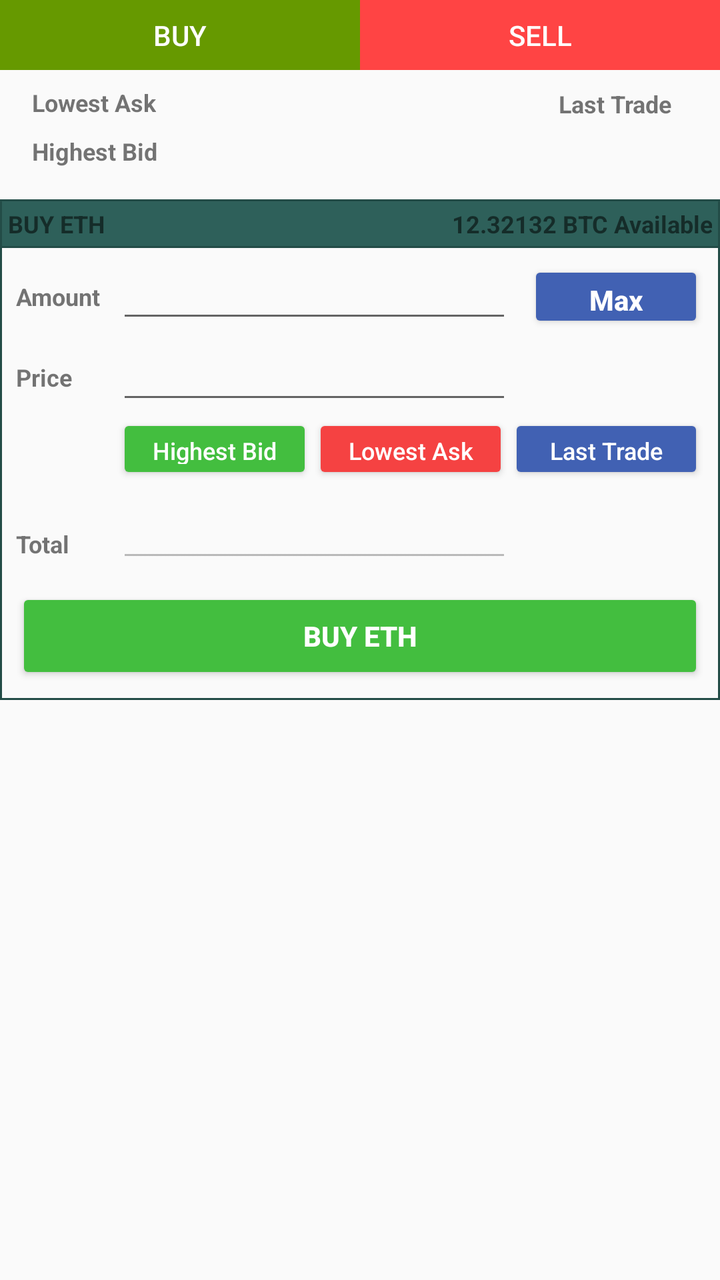
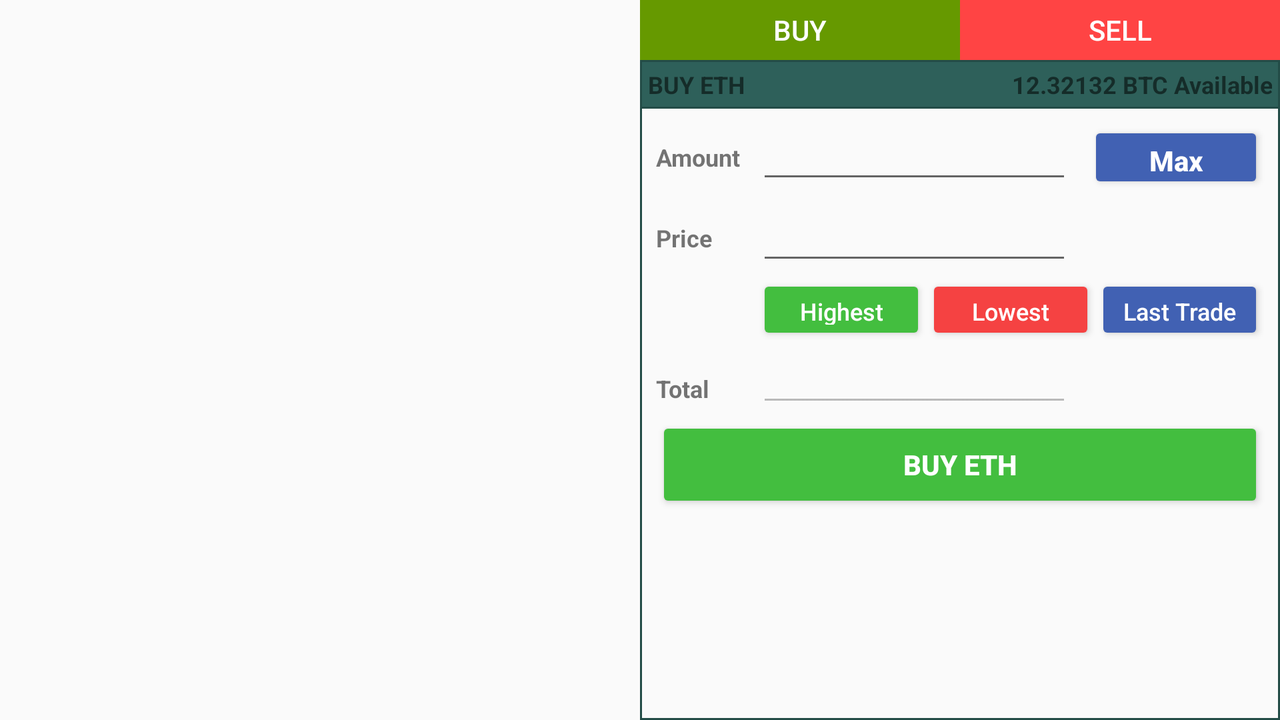

First picture: res/layout/ on a phone held upright. Second picture: the repository's own variant of that layout, on a device whose configuration matches the variant's folder. Source for both follows.
<!-- AndroidManifest.xml: application theme AppTheme -->
<!-- res/layout/trade_layout.xml -->
<?xml version="1.0" encoding="utf-8"?>
<android.support.constraint.ConstraintLayout
    xmlns:android="http://schemas.android.com/apk/res/android"
    xmlns:app="http://schemas.android.com/apk/res-auto"
    xmlns:tools="http://schemas.android.com/tools"
    android:layout_width="match_parent"
    android:layout_height="match_parent">

    <LinearLayout
        android:id="@+id/llTradeBuySellButtons"
        android:layout_width="0dp"
        android:layout_height="wrap_content"
        android:orientation="horizontal"
        app:layout_constraintHorizontal_bias="0.0"
        app:layout_constraintLeft_toLeftOf="parent"
        app:layout_constraintRight_toRightOf="parent"
        app:layout_constraintTop_toTopOf="parent">

        <Button
            android:id="@+id/btnTradeBuy"
            style="@style/Widget.AppCompat.Button.Borderless"
            android:layout_width="wrap_content"
            android:layout_height="35dp"
            android:layout_weight="1"
            android:background="@android:color/holo_green_dark"
            android:text="@string/buy"
            android:textColor="@android:color/white" />

        <Button
            android:id="@+id/btnTradeSell"
            style="@style/Widget.AppCompat.Button.Borderless"
            android:layout_width="wrap_content"
            android:layout_height="35dp"
            android:layout_weight="1"
            android:background="@android:color/holo_red_light"
            android:text="@string/sell"
            android:textColor="@android:color/white" />
    </LinearLayout>

    <TextView
        android:id="@+id/lblTradeLastTrade"
        android:layout_width="wrap_content"
        android:layout_height="wrap_content"
        android:layout_marginRight="8dp"
        android:layout_marginTop="8dp"
        android:text="@string/last_trade"
        android:textSize="12sp"
        android:textStyle="bold"
        app:layout_constraintBottom_toBottomOf="@+id/tvTradeLastTrade"
        app:layout_constraintRight_toLeftOf="@+id/tvTradeLastTrade"
        app:layout_constraintTop_toBottomOf="@+id/llTradeBuySellButtons" />

    <TextView
        android:id="@+id/tvTradeLastTrade"
        android:layout_width="wrap_content"
        android:layout_height="wrap_content"
        android:layout_marginRight="16dp"
        android:layout_marginTop="0dp"
        android:text=""
        app:layout_constraintRight_toRightOf="parent"
        app:layout_constraintTop_toTopOf="@+id/tvTradeLowestAsk" />

    <TextView
        android:id="@+id/tvTradeLowestAsk"
        android:layout_width="wrap_content"
        android:layout_height="wrap_content"
        android:layout_marginBottom="0dp"
        android:layout_marginLeft="8dp"
        android:layout_marginTop="0dp"
        android:text=""
        app:layout_constraintBottom_toBottomOf="@+id/lblTradeLowestAsk"
        app:layout_constraintLeft_toRightOf="@+id/lblTradeLowestAsk"
        app:layout_constraintTop_toTopOf="@+id/lblTradeLowestAsk" />

    <TextView
        android:id="@+id/lblTradeLowestAsk"
        android:layout_width="wrap_content"
        android:layout_height="wrap_content"
        android:layout_marginLeft="16dp"
        android:layout_marginTop="8dp"
        android:text="@string/lowest_ask"
        android:textSize="12sp"
        android:textStyle="bold"
        app:layout_constraintLeft_toLeftOf="parent"
        app:layout_constraintTop_toBottomOf="@+id/llTradeBuySellButtons" />

    <TextView
        android:id="@+id/lblTradeHighestBid"
        android:layout_width="wrap_content"
        android:layout_height="wrap_content"
        android:layout_marginLeft="0dp"
        android:layout_marginTop="8dp"
        android:text="@string/highest_bid"
        android:textSize="12sp"
        android:textStyle="bold"
        app:layout_constraintLeft_toLeftOf="@+id/lblTradeLowestAsk"
        app:layout_constraintTop_toBottomOf="@+id/lblTradeLowestAsk" />

    <TextView
        android:id="@+id/tvTradeHighestBid"
        android:layout_width="wrap_content"
        android:layout_height="wrap_content"
        android:layout_marginLeft="8dp"
        android:layout_marginTop="0dp"
        android:text=""
        app:layout_constraintLeft_toRightOf="@+id/lblTradeHighestBid"
        app:layout_constraintTop_toTopOf="@+id/lblTradeHighestBid" />

    <android.support.constraint.ConstraintLayout
        android:id="@+id/clTradePlaceOrder"
        android:layout_width="0dp"
        android:layout_height="wrap_content"
        android:background="@drawable/my_border"
        app:layout_constraintBottom_toBottomOf="parent"
        app:layout_constraintLeft_toLeftOf="parent"
        app:layout_constraintRight_toRightOf="parent"
        app:layout_constraintHorizontal_bias="0.0"
        android:layout_marginTop="16dp"
        app:layout_constraintTop_toBottomOf="@+id/lblTradeHighestBid"
        app:layout_constraintVertical_bias="0.0">

        <LinearLayout
            android:id="@+id/llTradePlaceOrderHeader"
            android:layout_width="0dp"
            android:layout_height="wrap_content"
            android:background="@drawable/header_border"
            app:layout_constraintHorizontal_bias="0.0"
            app:layout_constraintLeft_toLeftOf="parent"
            app:layout_constraintRight_toRightOf="parent"
            app:layout_constraintTop_toTopOf="parent">

            <TextView
                android:id="@+id/tvTradeHeaderLeft"
                android:layout_width="match_parent"
                android:layout_height="wrap_content"
                android:layout_margin="4dp"
                android:layout_weight="1"
                android:text="BUY ETH"
                android:textSize="12sp"
                android:textStyle="bold"
                app:layout_constraintLeft_toLeftOf="parent"
                app:layout_constraintTop_toTopOf="parent" />

            <TextView
                android:id="@+id/tvTradeHeaderRight"
                android:layout_width="match_parent"
                android:layout_height="wrap_content"
                android:layout_margin="4dp"
                android:layout_weight="1"
                android:text="12.32132 BTC Available"
                android:gravity="end"
                android:textAlignment="textEnd"
                android:textSize="12sp"
                android:textStyle="bold"
                app:layout_constraintRight_toRightOf="parent"
                app:layout_constraintTop_toTopOf="parent" />
        </LinearLayout>

        <TextView
            android:id="@+id/lblTradeAmount"
            android:layout_width="wrap_content"
            android:layout_height="wrap_content"
            android:layout_marginLeft="8dp"
            android:layout_marginStart="8dp"
            android:text="@string/amount"
            android:textSize="12sp"
            android:textStyle="bold"
            app:layout_constraintLeft_toLeftOf="parent"
            android:layout_marginTop="16dp"
            app:layout_constraintTop_toBottomOf="@+id/llTradePlaceOrderHeader" />

        <EditText
            android:id="@+id/edTradeAmount"
            android:layout_width="0dp"
            android:layout_height="wrap_content"
            android:layout_marginEnd="8dp"
            android:layout_marginLeft="8dp"
            android:layout_marginRight="8dp"
            android:layout_marginStart="8dp"
            android:ems="10"
            android:inputType="numberDecimal"
            android:maxLines="1"
            android:text=""
            android:textSize="14sp"
            android:imeOptions="actionDone"
            app:layout_constraintBottom_toBottomOf="@+id/lblTradeAmount"
            app:layout_constraintLeft_toRightOf="@+id/lblTradeAmount"
            app:layout_constraintRight_toLeftOf="@+id/btnTradeMax"
            app:layout_constraintTop_toTopOf="@+id/lblTradeAmount" />

        <Button
            android:id="@+id/btnTradeMax"
            android:theme="@style/DarkBlueButton"
            android:layout_width="88dp"
            android:layout_height="0dp"
            android:layout_marginEnd="8dp"
            android:layout_marginRight="8dp"
            android:text="@string/max"
            android:textAllCaps="false"
            android:textColor="@android:color/white"
            android:textSize="14sp"
            android:textStyle="bold"
            app:layout_constraintBottom_toBottomOf="@+id/edTradeAmount"
            app:layout_constraintRight_toRightOf="parent"
            app:layout_constraintTop_toTopOf="@+id/edTradeAmount" />

        <TextView
            android:id="@+id/lblTradePrice"
            android:layout_width="wrap_content"
            android:layout_height="wrap_content"
            android:text="@string/price"
            android:textSize="12sp"
            android:textStyle="bold"
            app:layout_constraintLeft_toLeftOf="@+id/lblTradeAmount"
            android:layout_marginTop="24dp"
            app:layout_constraintTop_toBottomOf="@+id/lblTradeAmount" />

        <EditText
            android:id="@+id/edTradePrice"
            android:layout_width="0dp"
            android:layout_height="wrap_content"
            android:ems="10"
            android:inputType="numberDecimal"
            android:maxLines="1"
            android:text=""
            android:textSize="14sp"
            android:imeOptions="actionDone"
            app:layout_constraintBottom_toBottomOf="@+id/lblTradePrice"
            app:layout_constraintLeft_toLeftOf="@+id/edTradeAmount"
            app:layout_constraintTop_toTopOf="@+id/lblTradePrice"
            android:layout_marginLeft="0dp"
            android:layout_marginRight="0dp"
            app:layout_constraintVertical_bias="0.476"
            app:layout_constraintRight_toRightOf="@+id/edTradeAmount" />

        <LinearLayout
            android:id="@+id/llTradePriceButtons"
            android:layout_width="0dp"
            android:layout_height="35dp"
            android:layout_marginRight="8dp"
            android:orientation="horizontal"
            app:layout_constraintLeft_toLeftOf="@id/edTradePrice"
            app:layout_constraintRight_toRightOf="parent"
            app:layout_constraintTop_toBottomOf="@+id/edTradePrice">

            <Button
                android:id="@+id/btnTradeBuyHighestBid"
                android:theme="@style/GreenButton"
                android:layout_width="match_parent"
                android:layout_height="match_parent"
                android:text="@string/highest_bid"
                android:textAllCaps="false"
                android:textSize="12sp"
                android:layout_weight="1" />

            <Button
                android:id="@+id/btnTradeBuyLowestAsk"
                android:theme="@style/RedButton"
                android:layout_width="match_parent"
                android:layout_height="match_parent"
                android:text="@string/lowest_ask"
                android:textAllCaps="false"
                android:textSize="12sp"
                android:layout_weight="1" />

            <Button
                android:id="@+id/btnTradeLast"
                android:theme="@style/DarkBlueButton"
                android:layout_width="match_parent"
                android:layout_height="match_parent"
                android:text="@string/last_trade"
                android:textAllCaps="false"
                android:textSize="12sp"
                android:layout_weight="1" />
        </LinearLayout>

        <TextView
            android:id="@+id/lblTradeTotal"
            android:layout_width="wrap_content"
            android:layout_height="wrap_content"
            android:text="@string/total"
            android:textSize="12sp"
            android:textStyle="bold"
            app:layout_constraintBottom_toBottomOf="@+id/edTradeTotal"
            app:layout_constraintTop_toTopOf="@+id/edTradeTotal"
            android:layout_marginTop="8dp"
            app:layout_constraintLeft_toLeftOf="@+id/lblTradePrice" />

        <EditText
            android:id="@+id/edTradeTotal"
            android:layout_width="0dp"
            android:layout_height="wrap_content"
            android:ems="10"
            android:inputType="numberDecimal"
            android:maxLines="1"
            android:text=""
            android:textSize="14sp"
            android:enabled="false"
            app:layout_constraintRight_toRightOf="@+id/edTradePrice"
            android:layout_marginTop="8dp"
            app:layout_constraintTop_toBottomOf="@+id/llTradePriceButtons"
            app:layout_constraintLeft_toLeftOf="@+id/edTradePrice" />

        <Button
            android:id="@+id/btnTradePlaceOrder"
            android:theme="@style/GreenButton"
            android:layout_width="0dp"
            android:layout_height="wrap_content"
            android:layout_marginBottom="8dp"
            android:layout_marginEnd="8dp"
            android:layout_marginLeft="8dp"
            android:layout_marginRight="8dp"
            android:layout_marginStart="8dp"
            android:layout_marginTop="8dp"
            android:text="Buy ETH"
            android:textSize="14sp"
            android:textStyle="bold"
            app:layout_constraintLeft_toLeftOf="parent"
            app:layout_constraintRight_toRightOf="parent"
            app:layout_constraintBottom_toBottomOf="parent"
            app:layout_constraintTop_toBottomOf="@+id/edTradeTotal" />

    </android.support.constraint.ConstraintLayout>

</android.support.constraint.ConstraintLayout>
<!-- resources referenced by this layout -->
<resources>
  <!-- drawable header_border (drawable) -->
  <?xml version="1.0" encoding="utf-8"?>
  <shape xmlns:android="http://schemas.android.com/apk/res/android"
      android:shape="rectangle" >
  
      
      <solid
          android:color="@color/colorPrimary">
      </solid>
  
      
      <stroke
          android:width="1dp"
          android:color="@color/colorPrimaryDark" >
      </stroke>
  
  </shape>
  <!-- drawable my_border (drawable) -->
  <?xml version="1.0" encoding="utf-8"?>
  <shape xmlns:android="http://schemas.android.com/apk/res/android"
      android:shape="rectangle" >
  
      
      <solid
          android:color="@android:color/transparent">
      </solid>
  
      
      <stroke
          android:width="1dp"
          android:color="@color/colorPrimaryDark" >
      </stroke>
  
  </shape>
  <string name="amount">Amount</string>
  <string name="buy">Buy</string>
  <string name="highest_bid">Highest Bid</string>
  <string name="last_trade">Last Trade</string>
  <string name="lowest_ask">Lowest Ask</string>
  <string name="max">Max</string>
  <string name="price">Price</string>
  <string name="sell">Sell</string>
  <string name="total">Total</string>
  <style name="DarkBlueButton" parent="Widget.AppCompat.Button.Colored">
          <item name="android:textColor">@color/white</item>
          <item name="colorButtonNormal">@color/darkBlue</item>
      </style>
  <style name="GreenButton" parent="Widget.AppCompat.Button.Colored">
          <item name="android:textColor">@color/white</item>
          <item name="colorButtonNormal">@color/green</item>
      </style>
  <style name="RedButton" parent="Widget.AppCompat.Button.Colored">
          <item name="android:textColor">@color/white</item>
          <item name="colorButtonNormal">@color/red</item>
      </style>
  <style name="AppTheme" parent="Theme.AppCompat.Light.DarkActionBar">
          
          <item name="colorPrimary">@color/colorPrimary</item>
          <item name="colorPrimaryDark">@color/colorPrimaryDark</item>
          <item name="colorAccent">@color/colorAccent</item>
      </style>
  <color name="colorPrimary">#2e605a</color>
  <color name="colorPrimaryDark">#234c47</color>
  <color name="white">#FFFFFF</color>
  <color name="darkBlue">#4161b3</color>
  <color name="green">#43be3f</color>
  <color name="red">#f54242</color>
  <color name="colorAccent">#16bbc8</color>
</resources>
<!-- res/layout-land/trade_layout.xml (the repository's variant of the layout above) -->
<!-- drawn on the phone turned sideways -->
<?xml version="1.0" encoding="utf-8"?>
<LinearLayout
    xmlns:android="http://schemas.android.com/apk/res/android"
    xmlns:app="http://schemas.android.com/apk/res-auto"
    xmlns:tools="http://schemas.android.com/tools"
    android:layout_width="match_parent"
    android:layout_height="match_parent"
    android:orientation="horizontal"
    tools:context="com.mattcormier.cryptonade.TradeFragment"
    android:focusable="true"
    android:focusableInTouchMode="true">
    <requestFocus /> >

    <FrameLayout
        android:id="@+id/frame_trade_books"
        android:layout_width="match_parent"
        android:layout_height="match_parent"
        android:layout_weight="1" />

    <android.support.constraint.ConstraintLayout
        android:id="@+id/frame_new_order"
        android:layout_width="match_parent"
        android:layout_height="match_parent"
        android:layout_weight="1">

        <LinearLayout
            android:id="@+id/llTradeBuySellButtons"
            android:layout_width="0dp"
            android:layout_height="wrap_content"
            android:orientation="horizontal"
            app:layout_constraintHorizontal_bias="0.0"
            app:layout_constraintLeft_toLeftOf="parent"
            app:layout_constraintRight_toRightOf="parent"
            app:layout_constraintTop_toTopOf="parent">

            <Button
                android:id="@+id/btnTradeBuy"
                style="@style/Widget.AppCompat.Button.Borderless"
                android:layout_width="wrap_content"
                android:layout_height="30dp"
                android:layout_weight="1"
                android:background="@android:color/holo_green_dark"
                android:text="@string/buy"
                android:textColor="@android:color/white" />

            <Button
                android:id="@+id/btnTradeSell"
                style="@style/Widget.AppCompat.Button.Borderless"
                android:layout_width="wrap_content"
                android:layout_height="30dp"
                android:layout_weight="1"
                android:background="@android:color/holo_red_light"
                android:text="@string/sell"
                android:textColor="@android:color/white" />
        </LinearLayout>

        <android.support.constraint.ConstraintLayout
            android:id="@+id/clTradePlaceOrder"
            android:layout_width="0dp"
            android:layout_height="0dp"
            android:layout_marginTop="0dp"
            android:background="@drawable/my_border"
            android:layout_marginBottom="0dp"
            app:layout_constraintBottom_toBottomOf="parent"
            app:layout_constraintLeft_toLeftOf="parent"
            app:layout_constraintRight_toRightOf="parent"
            app:layout_constraintTop_toBottomOf="@+id/llTradeBuySellButtons"
            app:layout_constraintVertical_bias="0.0">

            <LinearLayout
                android:id="@+id/llTradePlaceOrderHeader"
                android:layout_width="0dp"
                android:layout_height="wrap_content"
                android:background="@drawable/header_border"
                app:layout_constraintHorizontal_bias="0.0"
                app:layout_constraintLeft_toLeftOf="parent"
                app:layout_constraintRight_toRightOf="parent"
                app:layout_constraintTop_toTopOf="parent">

                <TextView
                    android:id="@+id/tvTradeHeaderLeft"
                    android:layout_width="match_parent"
                    android:layout_height="wrap_content"
                    android:layout_margin="4dp"
                    android:layout_weight="1"
                    android:text="BUY ETH"
                    android:textSize="12sp"
                    android:textStyle="bold"
                    app:layout_constraintLeft_toLeftOf="parent"
                    app:layout_constraintTop_toTopOf="parent" />

                <TextView
                    android:id="@+id/tvTradeHeaderRight"
                    android:layout_width="match_parent"
                    android:layout_height="wrap_content"
                    android:layout_margin="4dp"
                    android:layout_weight="1"
                    android:gravity="end"
                    android:text="12.32132 BTC Available"
                    android:textAlignment="textEnd"
                    android:textSize="12sp"
                    android:textStyle="bold"
                    app:layout_constraintRight_toRightOf="parent"
                    app:layout_constraintTop_toTopOf="parent" />
            </LinearLayout>

            <TextView
                android:id="@+id/lblTradeAmount"
                android:layout_width="wrap_content"
                android:layout_height="wrap_content"
                android:layout_marginLeft="8dp"
                android:layout_marginStart="8dp"
                android:layout_marginTop="16dp"
                android:text="@string/amount"
                android:textSize="12sp"
                android:textStyle="bold"
                app:layout_constraintLeft_toLeftOf="parent"
                app:layout_constraintTop_toBottomOf="@+id/llTradePlaceOrderHeader" />

            <EditText
                android:id="@+id/edTradeAmount"
                android:layout_width="0dp"
                android:layout_height="wrap_content"
                android:layout_marginEnd="8dp"
                android:layout_marginLeft="8dp"
                android:layout_marginRight="8dp"
                android:layout_marginStart="8dp"
                android:ems="10"
                android:imeOptions="actionDone"
                android:inputType="numberDecimal"
                android:maxLines="1"
                android:text=""
                android:textSize="14sp"
                app:layout_constraintBottom_toBottomOf="@+id/lblTradeAmount"
                app:layout_constraintLeft_toRightOf="@+id/lblTradeAmount"
                app:layout_constraintRight_toLeftOf="@+id/btnTradeMax"
                app:layout_constraintTop_toTopOf="@+id/lblTradeAmount" />

            <Button
                android:id="@+id/btnTradeMax"
                android:layout_width="88dp"
                android:layout_height="0dp"
                android:layout_marginEnd="8dp"
                android:layout_marginRight="8dp"
                android:text="@string/max"
                android:textAllCaps="false"
                android:textColor="@android:color/white"
                android:textSize="14sp"
                android:textStyle="bold"
                android:theme="@style/DarkBlueButton"
                app:layout_constraintBottom_toBottomOf="@+id/edTradeAmount"
                app:layout_constraintRight_toRightOf="parent"
                app:layout_constraintTop_toTopOf="@+id/edTradeAmount" />

            <TextView
                android:id="@+id/lblTradePrice"
                android:layout_width="wrap_content"
                android:layout_height="wrap_content"
                android:layout_marginTop="24dp"
                android:text="@string/price"
                android:textSize="12sp"
                android:textStyle="bold"
                app:layout_constraintLeft_toLeftOf="@+id/lblTradeAmount"
                app:layout_constraintTop_toBottomOf="@+id/lblTradeAmount" />

            <EditText
                android:id="@+id/edTradePrice"
                android:layout_width="0dp"
                android:layout_height="wrap_content"
                android:layout_marginLeft="0dp"
                android:layout_marginRight="0dp"
                android:ems="10"
                android:imeOptions="actionDone"
                android:inputType="numberDecimal"
                android:maxLines="1"
                android:text=""
                android:textSize="14sp"
                app:layout_constraintBottom_toBottomOf="@+id/lblTradePrice"
                app:layout_constraintLeft_toLeftOf="@+id/edTradeAmount"
                app:layout_constraintRight_toRightOf="@+id/edTradeAmount"
                app:layout_constraintTop_toTopOf="@+id/lblTradePrice"
                app:layout_constraintVertical_bias="0.476" />

            <LinearLayout
                android:id="@+id/llTradePriceButtons"
                android:layout_width="0dp"
                android:layout_height="35dp"
                android:layout_marginRight="8dp"
                android:orientation="horizontal"
                app:layout_constraintLeft_toLeftOf="@id/edTradePrice"
                app:layout_constraintRight_toRightOf="parent"
                app:layout_constraintTop_toBottomOf="@+id/edTradePrice">

                <Button
                    android:id="@+id/btnTradeBuyHighestBid"
                    android:layout_width="match_parent"
                    android:layout_height="match_parent"
                    android:layout_weight="1"
                    android:text="@string/highest_bid"
                    android:textAllCaps="false"
                    android:textSize="12sp"
                    android:theme="@style/GreenButton" />

                <Button
                    android:id="@+id/btnTradeBuyLowestAsk"
                    android:layout_width="match_parent"
                    android:layout_height="match_parent"
                    android:layout_weight="1"
                    android:text="@string/lowest_ask"
                    android:textAllCaps="false"
                    android:textSize="12sp"
                    android:theme="@style/RedButton" />

                <Button
                    android:id="@+id/btnTradeLast"
                    android:layout_width="match_parent"
                    android:layout_height="match_parent"
                    android:layout_weight="1"
                    android:text="@string/last_trade"
                    android:textAllCaps="false"
                    android:textSize="12sp"
                    android:theme="@style/DarkBlueButton" />
            </LinearLayout>

            <TextView
                android:id="@+id/lblTradeTotal"
                android:layout_width="wrap_content"
                android:layout_height="wrap_content"
                android:layout_marginTop="8dp"
                android:text="@string/total"
                android:textSize="12sp"
                android:textStyle="bold"
                app:layout_constraintBottom_toBottomOf="@+id/edTradeTotal"
                app:layout_constraintLeft_toLeftOf="@+id/lblTradePrice"
                app:layout_constraintTop_toTopOf="@+id/edTradeTotal" />

            <EditText
                android:id="@+id/edTradeTotal"
                android:layout_width="0dp"
                android:layout_height="wrap_content"
                android:layout_marginTop="0dp"
                android:ems="10"
                android:enabled="false"
                android:inputType="numberDecimal"
                android:maxLines="1"
                android:text=""
                android:textSize="14sp"
                app:layout_constraintLeft_toLeftOf="@+id/edTradePrice"
                app:layout_constraintRight_toRightOf="@+id/edTradePrice"
                app:layout_constraintTop_toBottomOf="@+id/llTradePriceButtons" />

            <Button
                android:id="@+id/btnTradePlaceOrder"
                android:layout_width="0dp"
                android:layout_height="wrap_content"
                android:layout_marginBottom="4dp"
                android:layout_marginEnd="8dp"
                android:layout_marginLeft="8dp"
                android:layout_marginRight="8dp"
                android:layout_marginStart="8dp"
                android:layout_marginTop="0dp"
                android:text="Buy ETH"
                android:textSize="14sp"
                android:textStyle="bold"
                android:theme="@style/GreenButton"
                app:layout_constraintLeft_toLeftOf="parent"
                app:layout_constraintRight_toRightOf="parent"
                app:layout_constraintTop_toBottomOf="@+id/edTradeTotal" />

        </android.support.constraint.ConstraintLayout>

    </android.support.constraint.ConstraintLayout>




</LinearLayout>
